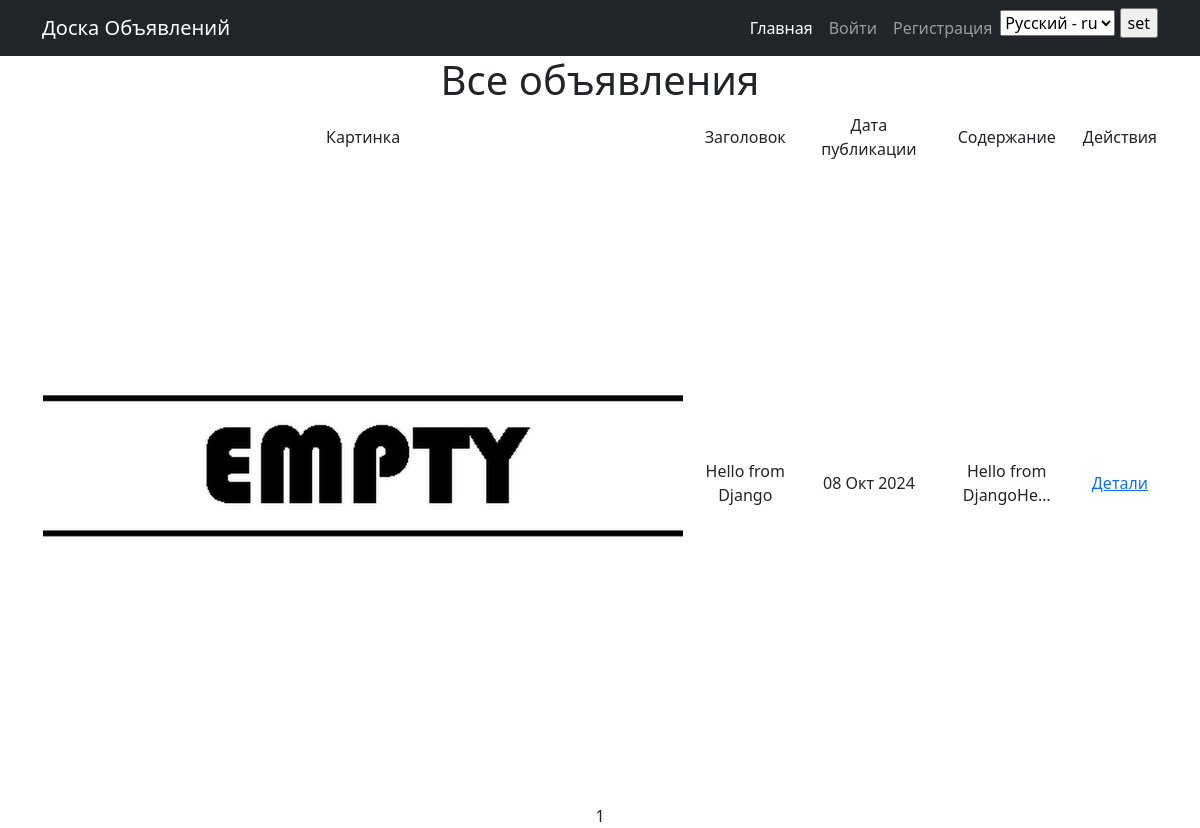
The page / on the database its author committed.
### desk/models.py (models this page shows, shortened)
class Post(models.Model):
    title = models.CharField(max_length=200, verbose_name=_('Заголовок поста'))
    text = models.TextField(verbose_name=_('Содержание поста'))
    author = models.ForeignKey(User, on_delete=models.CASCADE, verbose_name=_('Автор поста'))
    category = models.CharField(max_length=2, choices=CATEGORY_CHOICE, verbose_name=_('Категория поста'))
    datecreation = models.DateTimeField(auto_now_add=True)

### desk/views.py (the view)
# urls.py: path('', PostListView.as_view(), name='MainPage'),
class PostListView(ListView):
    model = Post
    ordering = '-datecreation'
    template_name = 'MainPage.html'
    context_object_name = 'main'
    paginate_by = 10

### desk/templatetags/custom_filters.py (called while the page is built)
@register.filter
def is_image_exist(value: Post) -> bool:
    if Image.objects.filter(post=value.pk).first():
        return True
    else:
        return False

### templates/MainPage.html (shortened to what this page needs)
{% extends 'flatpages/default.html' %}
{% load i18n %}
{% load static %}
{% load custom_filters %}
{% load custom_tags %}
{% block content %}
<h1>{% trans 'Все объявления' %}</h1>
    {% if main %}
        <table>
            <tr>
                <td>{% trans 'Картинка' %}</td>
                <td>{% trans 'Заголовок' %}</td>
                <td>{% trans 'Дата публикации' %}</td>
                <td>{% trans 'Содержание' %}</td>
                <td>{% trans 'Действия' %}</td>
            </tr>
            {% for post in main %}
            <tr>
                <td>{% if post|is_image_exist %}
                        <img class="card-img-top" src="{{ post|preview }}"/>
                    {% else %}
                        <img class="card-img-top" src={% static 'img/empty.jpg' %} />
                    {% endif %}
                </td>
                <td>{{ post.title}}</td>
                <td>{{ post.datecreation|date:'d M Y'}}</td>
                <td>{{ post.text|truncatechars:20 }}</td>
                <td>
                    <a href="{% url 'PostReview' pk=post.id %}">{% trans 'Детали' %}</a>
                </td>
            </tr>
            {% endfor %}
        </table>
<footer>
    {{ page_obj.number }}
</footer>
{% endblock content %}

### rows shown on the page
Post: title "Hello from Django", datecreation "08 Окт 2024", text "Hello from DjangoHe…"

### other values the page prints
{{ page_obj.number }} "1"
form field language "Русский - ru"
